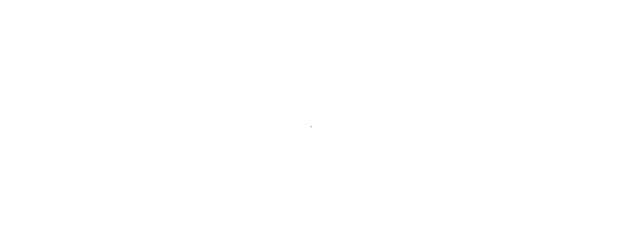
Frame 1 (no input)
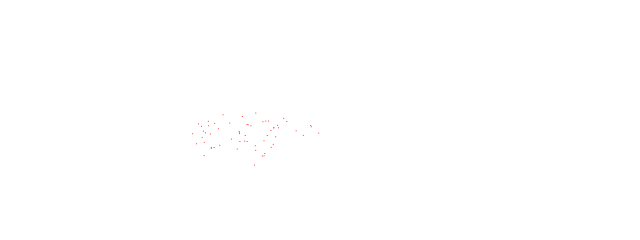
Frame 60 (no input)
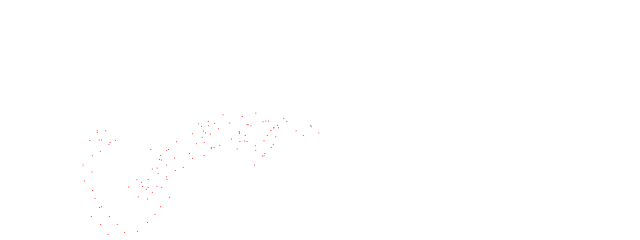
Frame 120 (the mouse pressed at the canvas centre since frame 60)

The p5.js sketch that drew these frames (run headless with seeded random() and noise() and a simulated clock; from frame 60 on, the mouse is pressed at the canvas centre):

// p5.js sketch
// ── sketch.js
let walker;
function setup() {
  createCanvas(640, 240);
  walker = new Walker('red');
  background(255);
  frameRate(200);
}

function draw() {
  walker.step();
}

class Walker {
  constructor(color) {
    this.color = color;
    this.x = width / 2;
    this.y = height / 2;
  }

  show() {
    stroke(this.color);
    point(this.x, this.y);
  }

  step() {
    const step = 10
    const xstep = step * this.qualify_quadratic();
    const ystep = step * this.qualify_quadratic();
    console.log(xstep, ystep);
    this.x += xstep;
    this.y += ystep;
    this.show();
  }

  qualify_quadratic() {
    while (true) {
      const delta = random (-1, 1);
      const p = random(1);
      if (p > 1 - delta ** 2) {
        return delta;
      }
    }
  }
}
